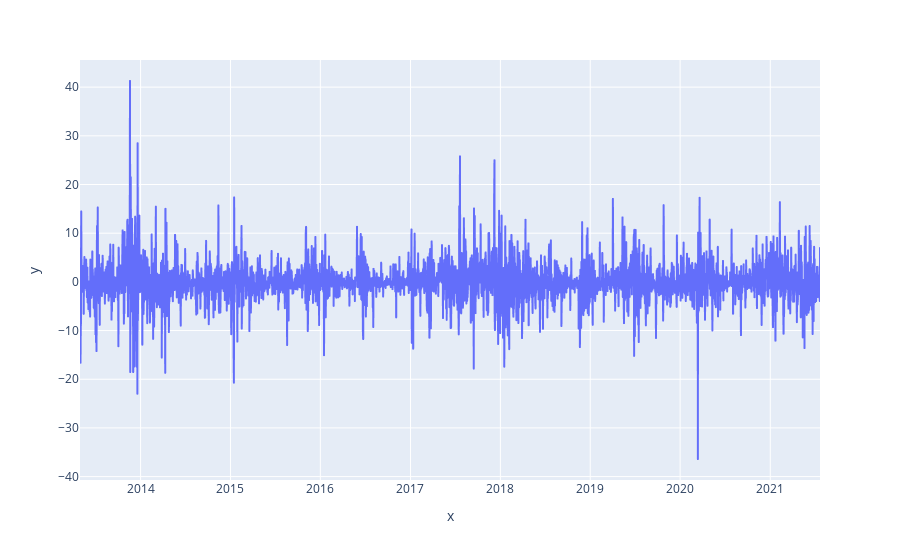

The code cell stored with this chart in its notebook:
### Code cell
arma_acf_fig,arma_line_fig= arima_res(arma_model)
arma_acf_fig.show()
arma_line_fig.show()

### Figure 1 — Plotly figure (JSON) as saved in the notebook; plotly's stock layout.template omitted (floating-point values rounded to 4 significant figures; data arrays with more than 128 entries replaced by an {"elided": "..."} marker saying what was removed)
{"data": [{"hovertemplate": "x=%{x}<br>y=%{y}<extra></extra>", "legendgroup": "", "line": {"color": "#636efa", "dash": "solid"}, "marker": {"symbol": "circle"}, "mode": "lines", "name": "", "showlegend": false, "type": "scattergl", "x": {"elided": "3000 str values"}, "xaxis": "x", "y": {"elided": "3000 float values"}, "yaxis": "y"}], "layout": {"legend": {"tracegroupgap": 0}, "margin": {"t": 60}, "xaxis": {"anchor": "y", "domain": [0, 1], "title": {"text": "x"}}, "yaxis": {"anchor": "x", "domain": [0, 1], "title": {"text": "y"}}}}
